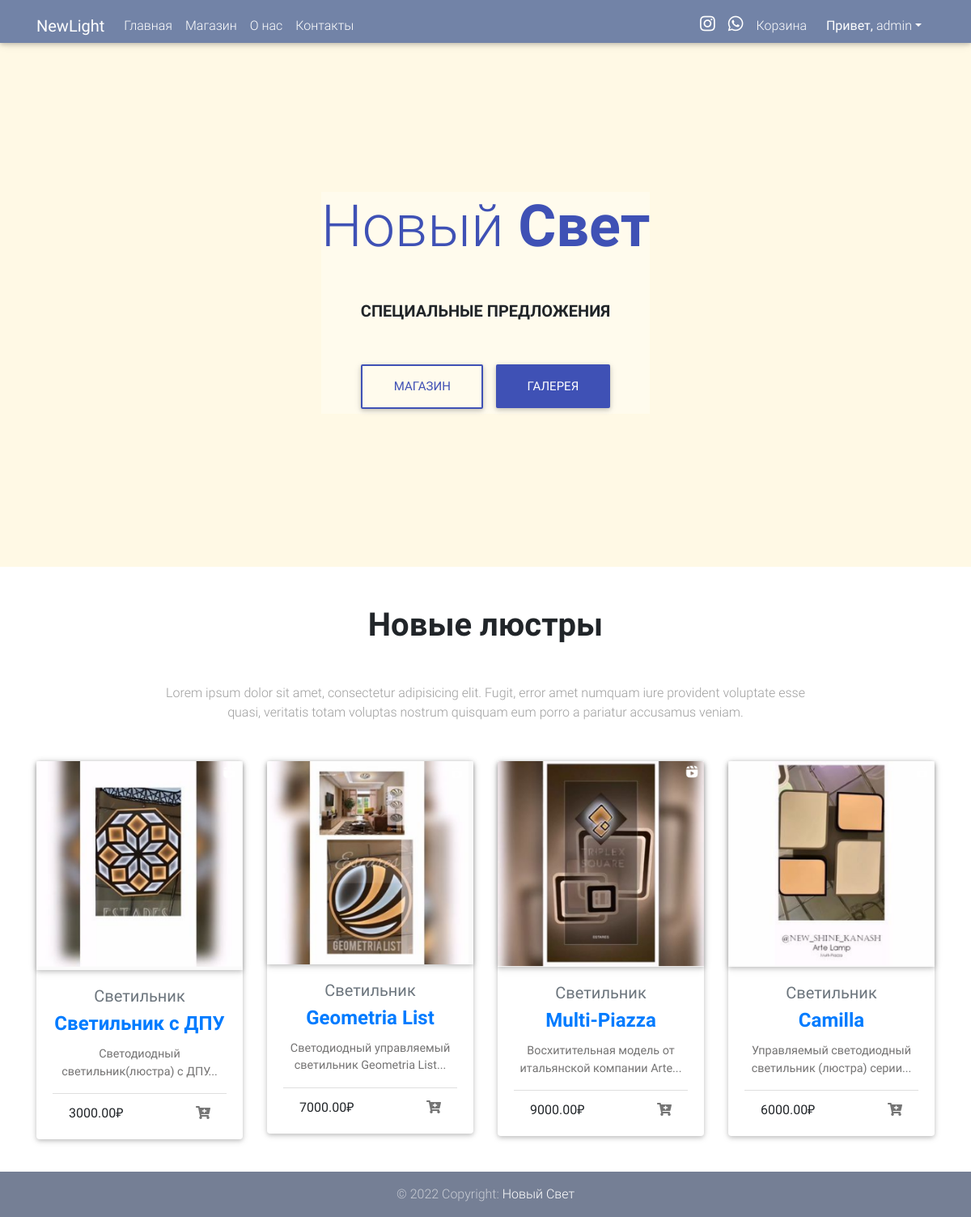
The app's page / (signed in) with its own data.
### shop/models.py (models this page shows, shortened)
class Product(models.Model):
    name = models.CharField(max_length=255, verbose_name='Название люстры')
    description = models.TextField(max_length=1000, verbose_name='Описание')
    features = models.TextField(max_length=1000, verbose_name='Характеристики')
    type = models.CharField(max_length=255, verbose_name='Тип')
    code = models.AutoField(auto_created=True, primary_key=True, verbose_name='ID')
    price = models.DecimalField(max_digits=20, decimal_places=2)
    unit = models.CharField(max_length=255, blank=True, null=True)
    image = models.ImageField("Фотографии", upload_to='shop/')
    note = models.TextField(blank=True, null=True, verbose_name='Заметки')
    class Meta:
        ordering = ['pk']

### main/views.py (the view)
# urls.py: path('', views.ProductsListViewHomeFour.as_view(), name='index'),
class ProductsListViewHomeFour(ListView):
    model = Product
    template_name = 'index.html'
    ordering = ['-pk']

### templates/index.html (shortened to what this page needs)
{% extends 'base.html' %}
{% load static %}
{% block container %}
    <div class="view jarallax" data-jarallax='{"speed": 0.2}'
         style="background-image: url(https://bohemiaivelecrystal.ru/assets/images/category/cat-9-mas1.jpg); background-repeat: no-repeat; background-size: cover; background-position: center center;">
        <div class="mask rgba-amber-slight">
            <div class="container h-100 d-flex justify-content-center align-items-center">
                <div class="row pt-5 mt-3">
                    <div class="col-md-12 mb-3">
                        <div class="intro-info-content text-center rgba-white-light">
                            <h1 class="indigo-text display-3 mb-5 wow fadeInDown" data-wow-delay="0.3s">Новый
                                <a class="indigo-text font-weight-bold">Свет</a>
                            </h1>
                            <h5 class="text-uppercase mb-5 mt-1 font-weight-bold wow fadeInDown" data-wow-delay="0.3s">
                                СПециальные предложения</h5>
                            <a class="btn btn-outline-indigo btn-lg wow fadeInDown" data-wow-delay="0.3s">Магазин</a>
                            <a class="btn btn-indigo btn-lg wow fadeInDown" data-wow-delay="0.3s">Галерея</a>
                        </div>
                    </div>
                </div>
            </div>
        </div>
    </div>
    <main>
        <div class='container'>
            <section class="section pb-3 wow fadeIn" data-wow-delay="0.3s">
                <h1 class="font-weight-bold text-center h1 my-5">Новые люстры</h1>
                <p class="text-center grey-text mb-5 mx-auto w-responsive">Lorem ipsum dolor sit amet, consectetur
                    adipisicing
                    elit. Fugit, error amet numquam iure provident voluptate esse
                    quasi, veritatis totam voluptas nostrum quisquam eum porro a pariatur accusamus veniam.</p>
                <div class="row">
            {% for object in object_list|slice:":4" %}
                <div class="col-lg-3 col-md-6 mb-4">
                    <div class="card card-ecommerce">
                        <div class="view overlay z-depth-1">
                            <img src="/shop{{ object.image.url }}"
                                 class="card-img-top"
                                 alt="">
                        </div>
                        <div class="card-body text-center no-padding">
                            <a href="" class="text-muted">
                                <h5>{{ object.type }}</h5>
                            </a>
                            <h4 class="card-title">
                                <strong>
                                    <a href="">{{ object.name }}</a>
                                </strong>
                            </h4>
                            <p class="card-text">{{ object.description|slice:':50' }}...</p>
                            <div class="card-footer">
                                  <span class="float-left">{{ object.price }}₽
                                  </span>
                                <span class="float-right">
                                    <a class="" data-toggle="tooltip" data-placement="top" title="Add to Wishlist">
                                      <i class="fas fa-cart-plus"></i>
                                    </a>
                                  </span>
                            </div>
                        </div>
                    </div>
                </div>
            {% endfor %}
        </div>
            </section>
        </div>
    </main>
{% endblock container %}

### templates/base.html (shortened to what this page needs)
{% load  static %}
<!DOCTYPE html>
<html lang="en">
<head>
    <link rel="stylesheet" href="https://use.fontawesome.com/releases/v5.8.2/css/all.css">
    <link href="{% static '/css/bootstrap.min.css' %}" rel="stylesheet">
    <link href="{% static '/css/mdb.min.css' %}" rel="stylesheet">
    <link href="{% static '/css/style.css' %}" rel="stylesheet">
    <link rel="stylesheet" href="https://cdnjs.cloudflare.com/ajax/libs/baguettebox.js/1.8.1/baguetteBox.min.css">
</head>
<body>
<nav class="navbar navbar-expand-lg navbar-dark fixed-top scrolling-navbar">
    <div class="container">
        <a class="navbar-brand" href="{% url 'index' %}">
            <strong>NewLight</strong>
        </a>
        <div class="collapse navbar-collapse" id="navbarSupportedContent-7">
            <ul class="navbar-nav mr-auto">
                <li class="nav-item">
                    <a class="nav-link" href="{% url 'index' %}">Главная
                    </a>
                </li>
                <li class="nav-item">
                    <a class="nav-link" href="{% url 'shop' %}">Магазин</a>
                </li>
                <li class="nav-item">
                    <a class="nav-link" href="{% url 'about-us' %}">О нас</a>
                </li>
                <li class="nav-item">
                    <a class="nav-link" href="{% url 'contact' %}">Контакты</a>
                </li>
            </ul>
            <form class="form-inline">
                <ul class="navbar-nav">
                    <li><a href="https://www.instagram.com/new_shine_kanash/" class="px-2 fa-lg li-ic"><i class="fab fa-instagram white-text"></i></a></li>
                    <li><a href="https://wa.me/79373832777" class="px-2 fa-lg li-ic"><i class="fab fa-whatsapp white-text"></i></a></li>
                </ul>
                <ul class="navbar-nav">
                    <li class="nav-item"><a class="nav-link  text-white" href="{% url 'cart_view' %}">Корзина</a></li>
                </ul>
            </form>
            {% if request.user.is_authenticated %}
                <div class="nav-item  dropdown">
                    <a class="nav-link text-white dropdown-toggle" data-toggle="dropdown" href="#"><b>Привет, </b> {{ request.user }}</a>
                </div>
            {% endif %}
        </div>
    </div>
</nav>
{% block container %}
{% endblock container %}
<footer class="align-items-end page-footer  mdb-color lighten-3 text-center text-md-left bot-footer">
    <div class="footer-copyright text-center py-3 wow fadeIn" data-wow-delay="0.3s">
        <div class="container-fluid">
            &copy; 2022 Copyright: <a href="https://mdbootstrap.com/docs/jquery/"> Новый Свет </a>
        </div>
    </div>
</footer>
</body>
</html>

### static/css/style.css (style rules this page uses)
html, body, header, .jarallax { height: 700px; }
.navbar:not(.top-nav-collapse) { background: #7283A7 !important; }
footer.page-footer { background-color: #383838; }
.navbar.scrolling-navbar { padding-bottom: 1px; }

### records on screen
Product: image (picture), type "Cветильник", name "Cветильник с ДПУ", description "Светодиодный светильник(люстра) с ДПУ", price "3000.00"
Product: image (picture), type "Cветильник", name "Geometria List", description "Светодиодный управляемый светильник Geometria List", price "7000.00"
Product: image (picture), type "Cветильник", name "Multi-Piazza", description "Восхитительная модель от итальянской компании Arte", price "9000.00"
Product: image (picture), type "Cветильник", name "Camilla", description "Управляемый светодиодный светильник (люстра) серии", price "6000.00"

### other values on screen
{{ request.user }} "admin"
